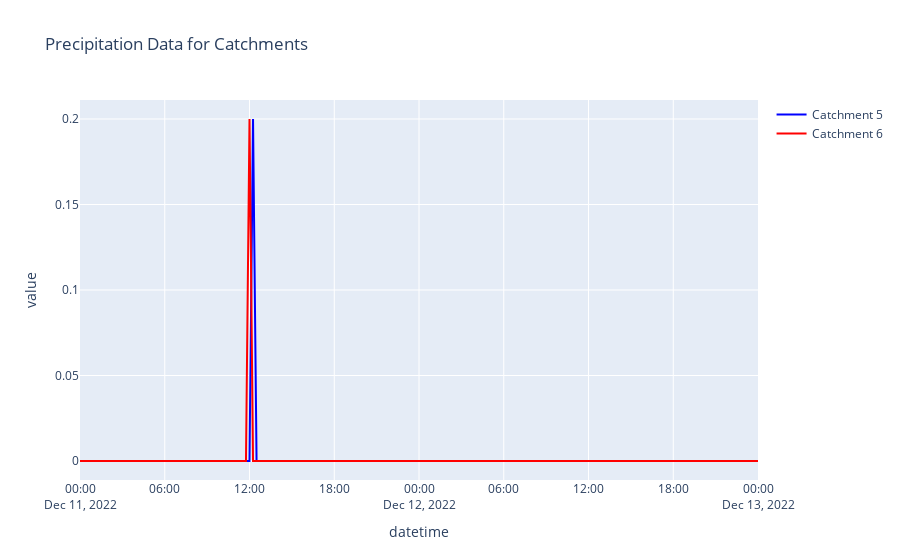

Notebook code cell kept with this figure:
### Markdown cell above
## Sample for Flow data from catchment 5 and 6
<span style="color: blue;">api/measurements/v2/getMeasurementsByTypeID/?Catchments=5,6&Measurements=2,19,20&from_date=2022-10-28&to_date=2022-12-1

### Code cell
import json
import pandas as pd
import plotly.graph_objects as go
import plotly.express as px
# Define the API endpoint and parameters
#endpoint = "api/measurements/v2/getMeasurementsByTypeID/"
#api_url = f"{base_url}/{endpoint}"api_url"
params = {
    "catchmentid": "5,6",
    "measurements": "2,19,20",
    "datefrom": "2022-12-11",
    "dateto": "2022-12-13",
}
response = requests.get(api_url, headers=headers, params=params)

# Check the response
if response.status_code == 200:
    print("API request successful!")
    data = response.json()
   # print(data)

    # Convert to DataFrame
    df = pd.DataFrame(data)
    
    # Display the DataFrame
    print(df)
   
    # Filter data for Flow in Catchment 5 and Catchment 6
    measurement_type = "Precipitation"
    #measurement_type = "Soil Moisture @ 10cm Depth" 
    df_catchment5 = df.loc[(df['catchmentid'] == 5) & (df['meastypedisplayname'] == measurement_type)].copy()
    df_catchment6 = df.loc[(df['catchmentid'] == 6) & (df['meastypedisplayname'] == measurement_type)].copy()
    
    # Convert datetime strings to datetime objects
    df_catchment5['datetime'] = pd.to_datetime( df_catchment5['datetime'])
    df_catchment6['datetime'] = pd.to_datetime( df_catchment6['datetime'])
    
    # Check for duplicates and remove them
    df_catchment5 = df_catchment5.drop_duplicates(subset=['datetime'])
    df_catchment6 = df_catchment6.drop_duplicates(subset=['datetime'])

    # Check if DataFrames are not empty
#if not df_catchment5.empty or not df_catchment6.empty:
    # Create a line chart using plotly.graph_objects
    #print(df_catchment5)
    fig = go.Figure()

    fig.add_trace(go.Scatter(x=df_catchment5['datetime'], y=df_catchment5['value'],
                        mode='lines', name='Catchment 5', line=dict(color='blue')))
    fig.add_trace(go.Scatter(x=df_catchment6['datetime'], y=df_catchment6['value'],
                         mode='lines', name='Catchment 6', line=dict(color='red')))

    fig.update_layout(
            title=f'{measurement_type} Data for Catchments',
            xaxis_title='datetime',
            yaxis_title='value'
        )

    # Show the chart
    fig.show()
else:
    print(f"API request failed with status code {response.status_code}")
################

### Figure 1 — Plotly figure (JSON) as saved in the notebook; plotly's stock layout.template omitted (floating-point values rounded to 4 significant figures; data arrays with more than 128 entries replaced by an {"elided": "..."} marker saying what was removed)
{"data": [{"line": {"color": "blue"}, "mode": "lines", "name": "Catchment 5", "type": "scatter", "x": {"elided": "193 str values"}, "y": {"elided": "193 float values"}}, {"line": {"color": "red"}, "mode": "lines", "name": "Catchment 6", "type": "scatter", "x": {"elided": "193 str values"}, "y": {"elided": "193 float values"}}], "layout": {"autosize": true, "title": {"text": "Precipitation Data for Catchments"}, "xaxis": {"autorange": true, "range": ["2022-12-11", "2022-12-13"], "title": {"text": "datetime"}, "type": "date"}, "yaxis": {"autorange": true, "range": [-0.01111, 0.2111], "title": {"text": "value"}, "type": "linear"}}}
